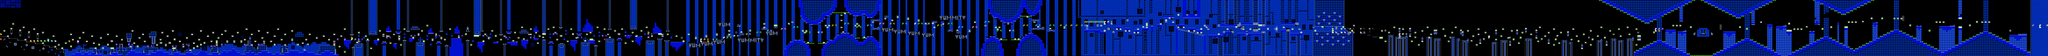

Tiled map render using the project's own tile images. Description and the map definition, with tile-layer contents summarised, below:
An orthogonal 1167x32 tile map with 16x16 px tiles, 2 tile layers (SP, ...), 2 tilesets, 2 image layers.

<map version="1.10" tiledversion="1.11.2" orientation="orthogonal" renderorder="right-down" width="1167" height="32" tilewidth="16" tileheight="16" infinite="0" nextlayerid="5" nextobjectid="1">
 <editorsettings>
  <chunksize width="16" height="27" />
  <export format="csv" />
 </editorsettings>
 <tileset firstgid="1" name="famidash" tilewidth="16" tileheight="16" tilecount="256" columns="16">
  <image source="../../../GRAPHICS/famidash.bmp" width="256" height="256" />
 </tileset>
 <tileset firstgid="257" name="sprites" tilewidth="16" tileheight="16" tilecount="256" columns="16">
  <image source="../../../GRAPHICS/sprites.png" width="256" height="256" />
 </tileset>
 <imagelayer id="3" name="Image Layer 1" parallaxx="0.9" parallaxy="0.9" repeatx="1" repeaty="1">
  <image source="../../../GRAPHICS/Old/parallax Blue.bmp" width="144" height="72" />
 </imagelayer>
 <imagelayer id="4" name="Image Layer 2" offsetx="0" offsety="512" repeatx="1">
  <image source="../../../GRAPHICS/ground.bmp" width="64" height="128" />
 </imagelayer>
 <layer id="1" width="1167" height="32">
  <data>[37344 cells, 37344 non-empty, 121 distinct tile ids]</data>
 </layer>
 <layer id="2" name="SP" width="1167" height="32">
  <data>[37344 cells, 663 non-empty, 88 distinct tile ids]</data>
 </layer>
</map>
